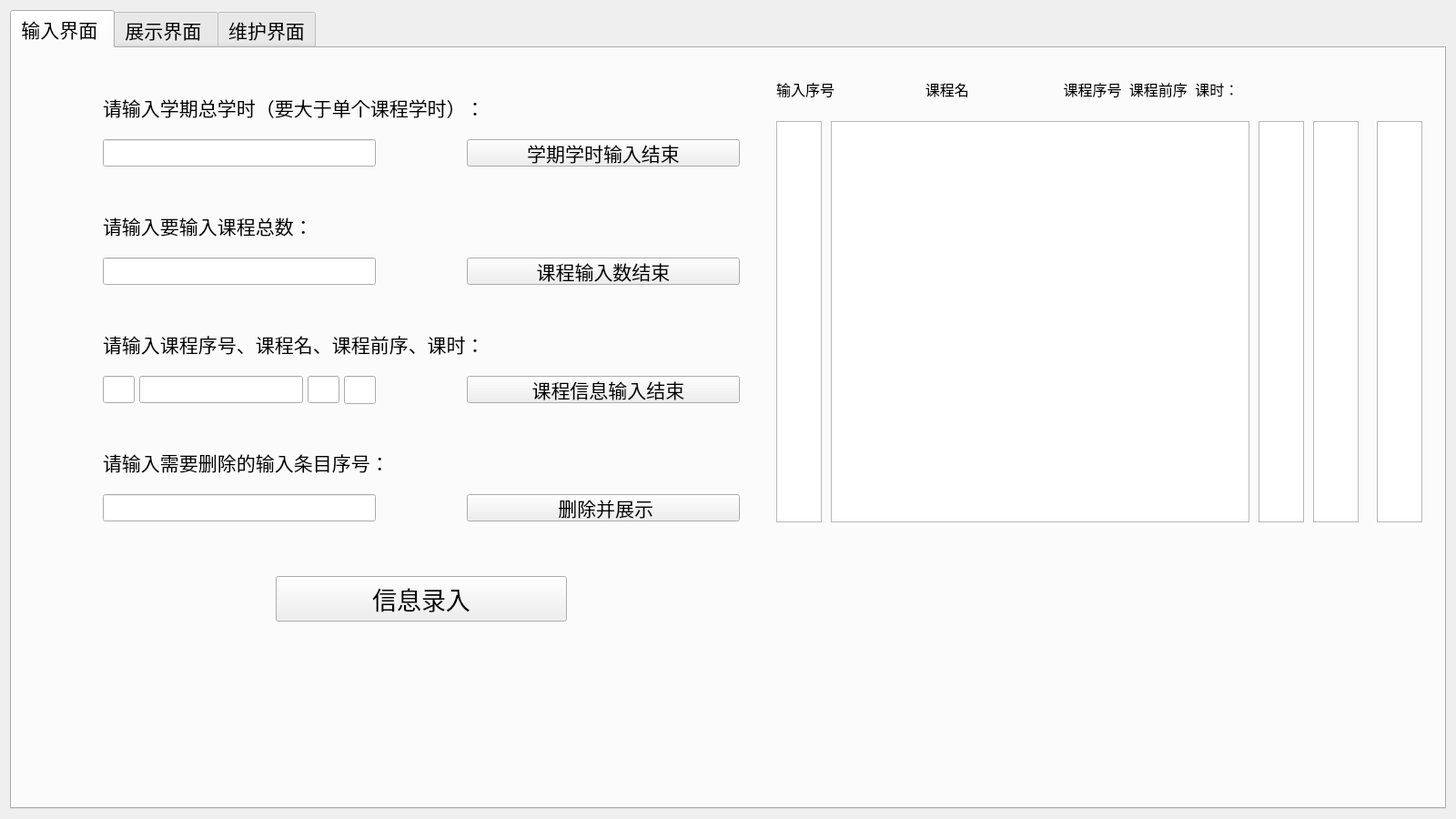
<?xml version="1.0" encoding="UTF-8"?>
<ui version="4.0">
 <class>DSDesign</class>
 <widget class="QWidget" name="DSDesign">
  <property name="geometry">
   <rect>
    <x>0</x>
    <y>0</y>
    <width>1600</width>
    <height>900</height>
   </rect>
  </property>
  <property name="windowTitle">
   <string>DSDesign</string>
  </property>
  <property name="autoFillBackground">
   <bool>true</bool>
  </property>
  <layout class="QVBoxLayout" name="verticalLayout_7">
   <item>
    <widget class="QTabWidget" name="tabWidget">
     <property name="font">
      <font>
       <family>宋体</family>
       <pointsize>16</pointsize>
      </font>
     </property>
     <property name="autoFillBackground">
      <bool>true</bool>
     </property>
     <property name="styleSheet">
      <string notr="true"/>
     </property>
     <property name="currentIndex">
      <number>0</number>
     </property>
     <widget class="QWidget" name="tab_input">
      <attribute name="title">
       <string>输入界面 </string>
      </attribute>
      <widget class="QLabel" name="label_6">
       <property name="geometry">
        <rect>
         <x>100</x>
         <y>170</y>
         <width>300</width>
         <height>50</height>
        </rect>
       </property>
       <property name="text">
        <string>请输入要输入课程总数：</string>
       </property>
      </widget>
      <widget class="QLineEdit" name="line_classnum">
       <property name="geometry">
        <rect>
         <x>100</x>
         <y>230</y>
         <width>300</width>
         <height>30</height>
        </rect>
       </property>
       <property name="text">
        <string/>
       </property>
      </widget>
      <widget class="QLabel" name="label_7">
       <property name="geometry">
        <rect>
         <x>100</x>
         <y>300</y>
         <width>500</width>
         <height>50</height>
        </rect>
       </property>
       <property name="text">
        <string>请输入课程序号、课程名、课程前序、课时：</string>
       </property>
      </widget>
      <widget class="QLineEdit" name="line_over_1">
       <property name="geometry">
        <rect>
         <x>100</x>
         <y>360</y>
         <width>35</width>
         <height>30</height>
        </rect>
       </property>
       <property name="text">
        <string/>
       </property>
      </widget>
      <widget class="QLabel" name="label_8">
       <property name="geometry">
        <rect>
         <x>100</x>
         <y>40</y>
         <width>500</width>
         <height>50</height>
        </rect>
       </property>
       <property name="text">
        <string>请输入学期总学时（要大于单个课程学时）：</string>
       </property>
      </widget>
      <widget class="QLineEdit" name="line_CTimes">
       <property name="geometry">
        <rect>
         <x>100</x>
         <y>100</y>
         <width>300</width>
         <height>30</height>
        </rect>
       </property>
       <property name="text">
        <string/>
       </property>
      </widget>
      <widget class="QPushButton" name="btn_classnum">
       <property name="geometry">
        <rect>
         <x>500</x>
         <y>230</y>
         <width>300</width>
         <height>30</height>
        </rect>
       </property>
       <property name="text">
        <string>课程输入数结束</string>
       </property>
      </widget>
      <widget class="QPushButton" name="btn_over">
       <property name="geometry">
        <rect>
         <x>500</x>
         <y>360</y>
         <width>300</width>
         <height>30</height>
        </rect>
       </property>
       <property name="text">
        <string>  课程信息输入结束</string>
       </property>
      </widget>
      <widget class="QPushButton" name="btn_toltimes">
       <property name="geometry">
        <rect>
         <x>500</x>
         <y>100</y>
         <width>300</width>
         <height>30</height>
        </rect>
       </property>
       <property name="text">
        <string>学期学时输入结束</string>
       </property>
      </widget>
      <widget class="QLineEdit" name="line_over_2">
       <property name="geometry">
        <rect>
         <x>140</x>
         <y>360</y>
         <width>180</width>
         <height>30</height>
        </rect>
       </property>
      </widget>
      <widget class="QLineEdit" name="line_over_3">
       <property name="geometry">
        <rect>
         <x>325</x>
         <y>360</y>
         <width>35</width>
         <height>30</height>
        </rect>
       </property>
      </widget>
      <widget class="QLineEdit" name="line_over_4">
       <property name="geometry">
        <rect>
         <x>365</x>
         <y>360</y>
         <width>35</width>
         <height>31</height>
        </rect>
       </property>
      </widget>
      <widget class="QLabel" name="label_9">
       <property name="geometry">
        <rect>
         <x>100</x>
         <y>430</y>
         <width>500</width>
         <height>50</height>
        </rect>
       </property>
       <property name="text">
        <string>请输入需要删除的输入条目序号：</string>
       </property>
      </widget>
      <widget class="QLineEdit" name="line_delete">
       <property name="geometry">
        <rect>
         <x>100</x>
         <y>490</y>
         <width>300</width>
         <height>30</height>
        </rect>
       </property>
       <property name="text">
        <string/>
       </property>
      </widget>
      <widget class="QPushButton" name="btn_delete">
       <property name="geometry">
        <rect>
         <x>500</x>
         <y>490</y>
         <width>300</width>
         <height>30</height>
        </rect>
       </property>
       <property name="text">
        <string> 删除并展示</string>
       </property>
      </widget>
      <widget class="QTextBrowser" name="textBrowser_inT">
       <property name="geometry">
        <rect>
         <x>840</x>
         <y>80</y>
         <width>50</width>
         <height>441</height>
        </rect>
       </property>
      </widget>
      <widget class="QLabel" name="label_10">
       <property name="geometry">
        <rect>
         <x>840</x>
         <y>20</y>
         <width>701</width>
         <height>50</height>
        </rect>
       </property>
       <property name="font">
        <font>
         <pointsize>12</pointsize>
        </font>
       </property>
       <property name="text">
        <string>输入序号                        课程名                         课程序号  课程前序  课时：</string>
       </property>
      </widget>
      <widget class="QTextBrowser" name="textBrowser_cN">
       <property name="geometry">
        <rect>
         <x>900</x>
         <y>80</y>
         <width>460</width>
         <height>441</height>
        </rect>
       </property>
      </widget>
      <widget class="QTextBrowser" name="textBrowser_Cno">
       <property name="geometry">
        <rect>
         <x>1370</x>
         <y>80</y>
         <width>50</width>
         <height>441</height>
        </rect>
       </property>
      </widget>
      <widget class="QTextBrowser" name="textBrowser_cP">
       <property name="geometry">
        <rect>
         <x>1430</x>
         <y>80</y>
         <width>50</width>
         <height>441</height>
        </rect>
       </property>
      </widget>
      <widget class="QTextBrowser" name="textBrowser_cT">
       <property name="geometry">
        <rect>
         <x>1500</x>
         <y>80</y>
         <width>50</width>
         <height>441</height>
        </rect>
       </property>
      </widget>
      <widget class="QPushButton" name="btn_sort">
       <property name="geometry">
        <rect>
         <x>290</x>
         <y>580</y>
         <width>320</width>
         <height>50</height>
        </rect>
       </property>
       <property name="font">
        <font>
         <family>宋体</family>
         <pointsize>20</pointsize>
        </font>
       </property>
       <property name="text">
        <string>信息录入</string>
       </property>
      </widget>
     </widget>
     <widget class="QWidget" name="tab_present">
      <attribute name="title">
       <string>展示界面 </string>
      </attribute>
      <widget class="QPushButton" name="btn_output">
       <property name="geometry">
        <rect>
         <x>490</x>
         <y>780</y>
         <width>320</width>
         <height>50</height>
        </rect>
       </property>
       <property name="font">
        <font>
         <family>宋体</family>
         <pointsize>20</pointsize>
        </font>
       </property>
       <property name="text">
        <string>输出课表</string>
       </property>
      </widget>
      <widget class="QLabel" name="label_2">
       <property name="geometry">
        <rect>
         <x>370</x>
         <y>16</y>
         <width>122</width>
         <height>27</height>
        </rect>
       </property>
       <property name="font">
        <font>
         <family>宋体</family>
         <pointsize>20</pointsize>
        </font>
       </property>
       <property name="text">
        <string> 第二学年</string>
       </property>
      </widget>
      <widget class="QTextBrowser" name="textBrowser_2">
       <property name="geometry">
        <rect>
         <x>340</x>
         <y>70</y>
         <width>300</width>
         <height>700</height>
        </rect>
       </property>
       <property name="font">
        <font>
         <family>Times New Roman</family>
         <pointsize>20</pointsize>
        </font>
       </property>
      </widget>
      <widget class="QLabel" name="label_3">
       <property name="geometry">
        <rect>
         <x>690</x>
         <y>16</y>
         <width>122</width>
         <height>27</height>
        </rect>
       </property>
       <property name="font">
        <font>
         <family>宋体</family>
         <pointsize>20</pointsize>
        </font>
       </property>
       <property name="text">
        <string> 第三学年</string>
       </property>
      </widget>
      <widget class="QTextBrowser" name="textBrowser_3">
       <property name="geometry">
        <rect>
         <x>660</x>
         <y>70</y>
         <width>300</width>
         <height>700</height>
        </rect>
       </property>
       <property name="font">
        <font>
         <family>Times New Roman</family>
         <pointsize>20</pointsize>
        </font>
       </property>
      </widget>
      <widget class="QTextBrowser" name="textBrowser_4">
       <property name="geometry">
        <rect>
         <x>980</x>
         <y>70</y>
         <width>300</width>
         <height>700</height>
        </rect>
       </property>
       <property name="font">
        <font>
         <family>Times New Roman</family>
         <pointsize>20</pointsize>
        </font>
       </property>
      </widget>
      <widget class="QLabel" name="label_4">
       <property name="geometry">
        <rect>
         <x>1020</x>
         <y>16</y>
         <width>136</width>
         <height>27</height>
        </rect>
       </property>
       <property name="font">
        <font>
         <family>宋体</family>
         <pointsize>20</pointsize>
        </font>
       </property>
       <property name="text">
        <string>  第四学年</string>
       </property>
      </widget>
      <widget class="QLabel" name="label_1">
       <property name="geometry">
        <rect>
         <x>50</x>
         <y>16</y>
         <width>122</width>
         <height>27</height>
        </rect>
       </property>
       <property name="font">
        <font>
         <family>宋体</family>
         <pointsize>20</pointsize>
        </font>
       </property>
       <property name="text">
        <string> 第一学年</string>
       </property>
      </widget>
      <widget class="QTextBrowser" name="textBrowser_1">
       <property name="geometry">
        <rect>
         <x>20</x>
         <y>70</y>
         <width>300</width>
         <height>700</height>
        </rect>
       </property>
       <property name="font">
        <font>
         <family>Times New Roman</family>
         <pointsize>20</pointsize>
        </font>
       </property>
       <property name="autoFillBackground">
        <bool>true</bool>
       </property>
      </widget>
     </widget>
     <widget class="QWidget" name="tab">
      <attribute name="title">
       <string>维护界面</string>
      </attribute>
      <widget class="QLabel" name="label">
       <property name="geometry">
        <rect>
         <x>180</x>
         <y>80</y>
         <width>400</width>
         <height>50</height>
        </rect>
       </property>
       <property name="text">
        <string>请输入您想查找的课程：</string>
       </property>
      </widget>
      <widget class="QLineEdit" name="line_search">
       <property name="geometry">
        <rect>
         <x>180</x>
         <y>140</y>
         <width>200</width>
         <height>30</height>
        </rect>
       </property>
      </widget>
      <widget class="QPushButton" name="btn_search">
       <property name="geometry">
        <rect>
         <x>480</x>
         <y>140</y>
         <width>100</width>
         <height>30</height>
        </rect>
       </property>
       <property name="text">
        <string>查找</string>
       </property>
      </widget>
      <widget class="QLabel" name="label_5">
       <property name="geometry">
        <rect>
         <x>180</x>
         <y>230</y>
         <width>400</width>
         <height>50</height>
        </rect>
       </property>
       <property name="text">
        <string>请输入您想修改的课程：</string>
       </property>
      </widget>
      <widget class="QLineEdit" name="line_change_1">
       <property name="geometry">
        <rect>
         <x>180</x>
         <y>290</y>
         <width>200</width>
         <height>30</height>
        </rect>
       </property>
       <property name="text">
        <string>原名称</string>
       </property>
      </widget>
      <widget class="QPushButton" name="btn_change">
       <property name="geometry">
        <rect>
         <x>480</x>
         <y>290</y>
         <width>100</width>
         <height>30</height>
        </rect>
       </property>
       <property name="text">
        <string>修改</string>
       </property>
      </widget>
      <widget class="QLineEdit" name="line_change_2">
       <property name="geometry">
        <rect>
         <x>180</x>
         <y>330</y>
         <width>200</width>
         <height>30</height>
        </rect>
       </property>
       <property name="text">
        <string>修改名称</string>
       </property>
      </widget>
      <widget class="QWidget" name="widget" native="true">
       <property name="geometry">
        <rect>
         <x>630</x>
         <y>120</y>
         <width>871</width>
         <height>381</height>
        </rect>
       </property>
       <property name="autoFillBackground">
        <bool>false</bool>
       </property>
       <property name="styleSheet">
        <string notr="true">background-image: url(:/background1.png);</string>
       </property>
      </widget>
     </widget>
    </widget>
   </item>
  </layout>
 </widget>
 <resources/>
 <connections/>
</ui>
